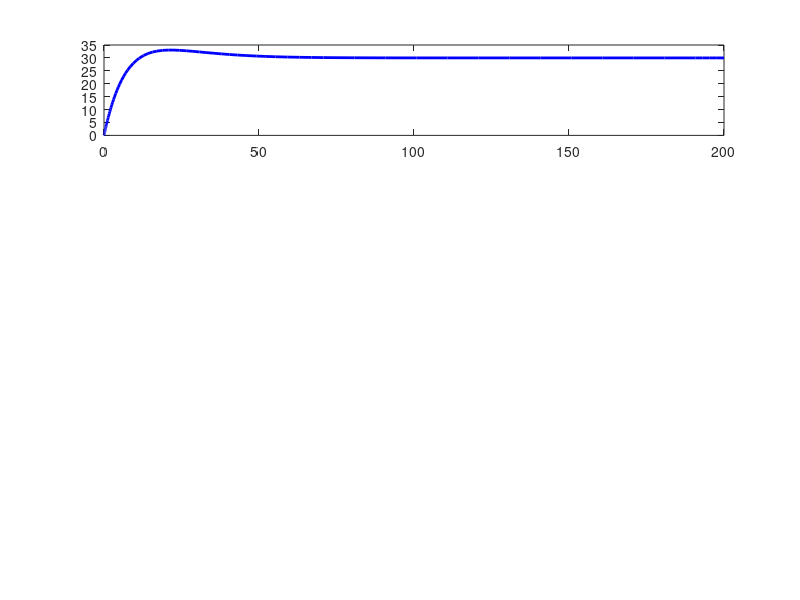

Source code (MATLAB): (Note: this script raises an error after producing the figure.)
%% Train Cruise Controller — Classic Reference Tracking
% State:        z = [x; v]
% Control law:  F_t = K * (z_ref - z)
% Design:       Pole placement for desired wn, zeta

clear; clc; close all;

%% 1. Physical parameters
m     = 4e5;        % Train mass [kg]
b     = 5000;       % Linear drag coefficient [N*s/m]
mu    = 0.0015;     % Rolling friction coefficient [-]
g     = 9.81;       % Gravity [m/s^2]

%% 2. State-space model (Option 2: augmented input)
% dz/dt = A*z + B*u,  where u = [F_t; 1]
A = [0   1;
     0  -b/m];

B = [0       0;
     1/m   -mu*g];

%% 3. Controller design via pole placement
wn   = 0.1;         % Natural frequency [rad/s]
zeta = 1.0;         % Damping ratio (critically damped)

% Desired characteristic polynomial: s^2 + 2*zeta*wn*s + wn^2
desired_poly  = [1, 2*zeta*wn, wn^2];
desired_poles = roots(desired_poly);

fprintf('Desired closed-loop poles:\n');
disp(desired_poles);

% Only the first column of B drives the control input
B_ctrl = B(:,1);

% State feedback gain
K = place(A, B_ctrl, desired_poles);

fprintf('State feedback gain K = [k1, k2]:\n');
disp(K);

%% 4. Closed-loop simulation
v_ref = 30;         % Desired cruise speed [m/s]

tspan = [0 200];
z0    = [0; 0];     % Start at rest

% Reference state: position advances at v_ref, velocity is v_ref
% z_ref(t) = [v_ref*t; v_ref]
z_ref = @(t) [v_ref*t; v_ref];

% Control law: F_t = K * (z_ref - z)
% Full plant input vector: [F_t; 1]
odefun = @(t, z) A*z + B*[ K*(z_ref(t) - z); 1 ];

[t, Z] = ode45(odefun, tspan, z0);

%% 5. Recover control effort over time
Ft = zeros(size(t));
for i = 1:length(t)
    Ft(i) = K * (z_ref(t(i)) - Z(i,:).');
end

%% 6. Plot results
figure('Position', [100 100 900 800]);

subplot(4,1,1);
plot(t, Z(:,2), 'b', 'LineWidth', 2); hold on;
yline(v_ref, 'r--', 'LineWidth', 1.5);
ylabel('Velocity [m/s]');
title('Train Cruise Controller — Classic Tracking Form');
legend('Actual', 'Reference', 'Location', 'southeast');
grid on;

subplot(4,1,2);
plot(t, Z(:,2) - v_ref, 'b', 'LineWidth', 2);
ylabel('Velocity Error [m/s]');
grid on;

subplot(4,1,3);
plot(t, Z(:,1)/1000, 'b', 'LineWidth', 2); hold on;
plot(t, v_ref*t/1000, 'r--', 'LineWidth', 1.5);
ylabel('Position [km]');
legend('Actual', 'Reference', 'Location', 'southeast');
grid on;

subplot(4,1,4);
plot(t, Ft/1000, 'b', 'LineWidth', 2);
ylabel('Throttle Force [kN]');
xlabel('Time [s]');
grid on;

%% 7. Performance metrics
v_final     = Z(end, 2);
ss_error    = v_ref - v_final;
settle_idx  = find(abs(Z(:,2) - v_ref) > 0.02*v_ref, 1, 'last');
if isempty(settle_idx)
    settle_time = 0;
else
    settle_time = t(settle_idx);
end

fprintf('\n--- Performance ---\n');
fprintf('Final velocity:      %.3f m/s\n', v_final);
fprintf('Steady-state error:  %.4f m/s\n', ss_error);
fprintf('2%% settling time:    %.1f s\n', settle_time);
fprintf('Peak throttle force: %.1f kN\n', max(abs(Ft))/1000);
